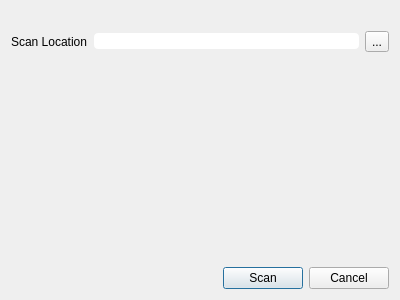
<?xml version="1.0" encoding="UTF-8"?>
<ui version="4.0">
 <class>ScanDialog</class>
 <widget class="QDialog" name="ScanDialog">
  <property name="enabled">
   <bool>true</bool>
  </property>
  <property name="geometry">
   <rect>
    <x>0</x>
    <y>0</y>
    <width>400</width>
    <height>300</height>
   </rect>
  </property>
  <property name="sizePolicy">
   <sizepolicy hsizetype="Fixed" vsizetype="Fixed">
    <horstretch>0</horstretch>
    <verstretch>0</verstretch>
   </sizepolicy>
  </property>
  <property name="windowTitle">
   <string>Dialog</string>
  </property>
  <property name="styleSheet">
   <string notr="true"/>
  </property>
  <layout class="QVBoxLayout" name="verticalLayout" stretch="0,0,0,0">
   <item>
    <widget class="QLabel" name="icon">
     <property name="text">
      <string/>
     </property>
     <property name="pixmap">
      <pixmap resource="resources.qrc">:/icons/icons/icon_add.svg</pixmap>
     </property>
     <property name="alignment">
      <set>Qt::AlignCenter</set>
     </property>
     <property name="margin">
      <number>9</number>
     </property>
    </widget>
   </item>
   <item>
    <layout class="QFormLayout" name="formLayout">
     <item row="0" column="0">
      <widget class="QLabel" name="label">
       <property name="text">
        <string>Scan Location</string>
       </property>
      </widget>
     </item>
     <item row="0" column="1">
      <layout class="QHBoxLayout" name="horizontalLayout">
       <item>
        <widget class="QLineEdit" name="inputLocation">
         <property name="enabled">
          <bool>true</bool>
         </property>
         <property name="styleSheet">
          <string notr="true">QLineEdit {
border-radius: 4px;
}</string>
         </property>
         <property name="frame">
          <bool>false</bool>
         </property>
         <property name="dragEnabled">
          <bool>false</bool>
         </property>
         <property name="readOnly">
          <bool>true</bool>
         </property>
        </widget>
       </item>
       <item>
        <widget class="QToolButton" name="buttonDirectory">
         <property name="text">
          <string>...</string>
         </property>
        </widget>
       </item>
      </layout>
     </item>
    </layout>
   </item>
   <item>
    <spacer name="verticalSpacer">
     <property name="orientation">
      <enum>Qt::Vertical</enum>
     </property>
     <property name="sizeHint" stdset="0">
      <size>
       <width>20</width>
       <height>40</height>
      </size>
     </property>
    </spacer>
   </item>
   <item>
    <layout class="QHBoxLayout" name="horizontalLayout_2">
     <item>
      <spacer name="horizontalSpacer">
       <property name="orientation">
        <enum>Qt::Horizontal</enum>
       </property>
       <property name="sizeHint" stdset="0">
        <size>
         <width>40</width>
         <height>20</height>
        </size>
       </property>
      </spacer>
     </item>
     <item>
      <widget class="QPushButton" name="buttonScan">
       <property name="sizePolicy">
        <sizepolicy hsizetype="Fixed" vsizetype="Fixed">
         <horstretch>0</horstretch>
         <verstretch>0</verstretch>
        </sizepolicy>
       </property>
       <property name="text">
        <string>Scan</string>
       </property>
      </widget>
     </item>
     <item>
      <widget class="QPushButton" name="buttonCancel">
       <property name="sizePolicy">
        <sizepolicy hsizetype="Fixed" vsizetype="Fixed">
         <horstretch>0</horstretch>
         <verstretch>0</verstretch>
        </sizepolicy>
       </property>
       <property name="text">
        <string>Cancel</string>
       </property>
      </widget>
     </item>
    </layout>
   </item>
  </layout>
 </widget>
 <resources>
  <include location="resources.qrc"/>
 </resources>
 <connections/>
</ui>
